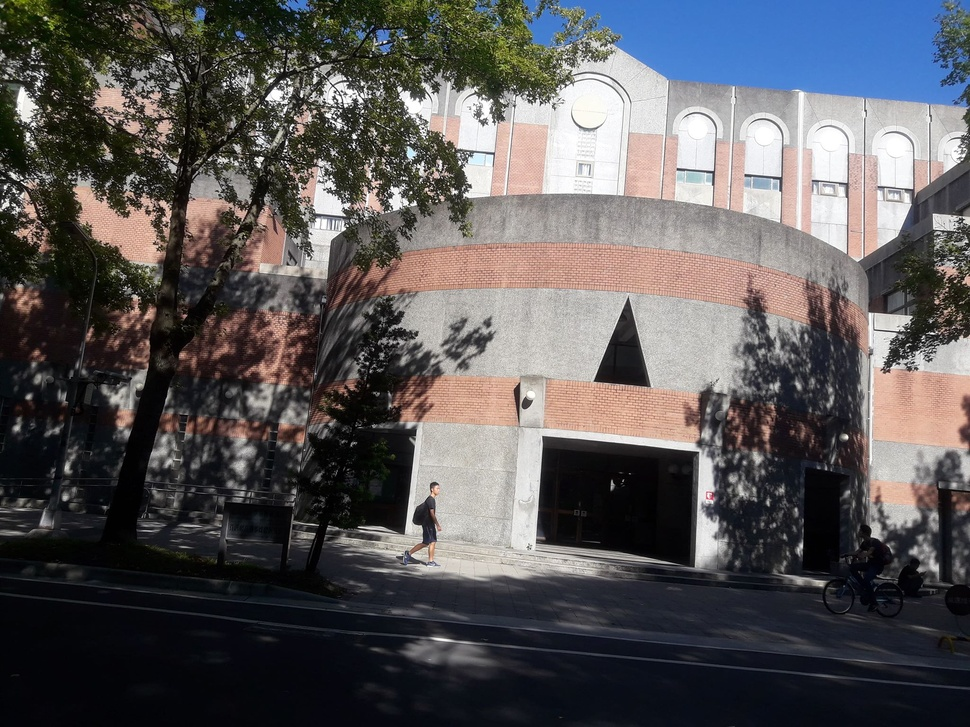
#> input picture hw1/input.jpg, 970 x 727 px, shrunk from 2048 x 1536 before the run
$ python hw1.py   (older library calls are emulated)
#> lines starting #> are read from the running program, lines starting #| are printed output that depends on the picture

# coding: utf-8

# In[4]:


import numpy as np
from matplotlib import pyplot as plt
from PIL import Image, ImageDraw, ImageFont

import cv2


def sobel_edge_detect(img):
    sobelx = cv2.Sobel(img, cv2.CV_16S, 1, 0, ksize=3)  # x
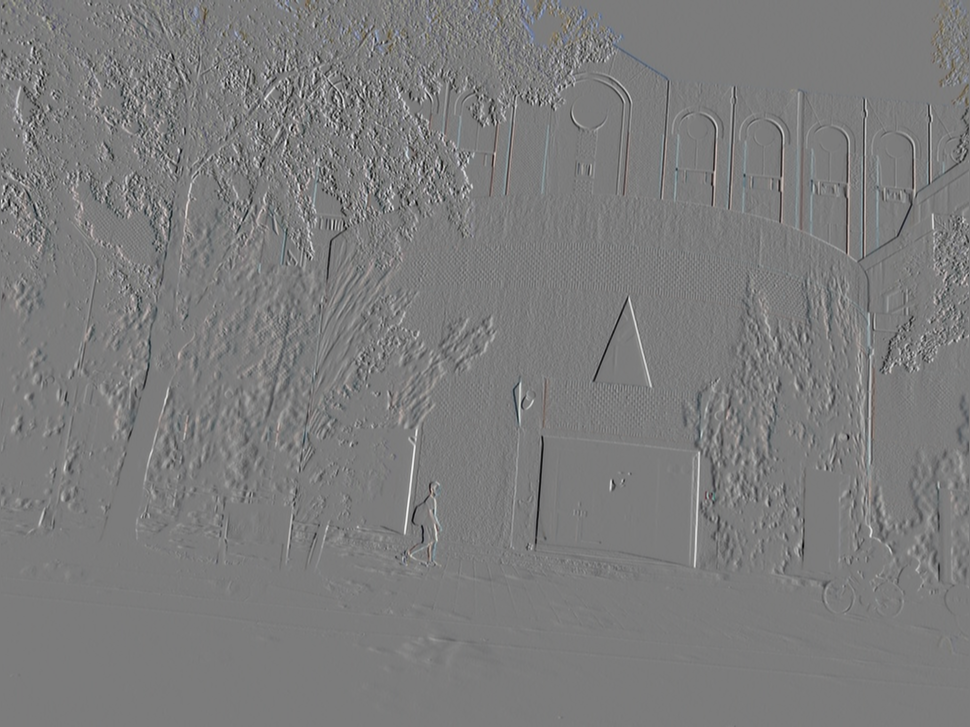
#> sobelx: shape (727, 970, 3) int16; mean R, G, B 0.4, 0.4, 0.4; drawn with min black and max white
    sobely = cv2.Sobel(img, cv2.CV_16S, 0, 1, ksize=3)  # y
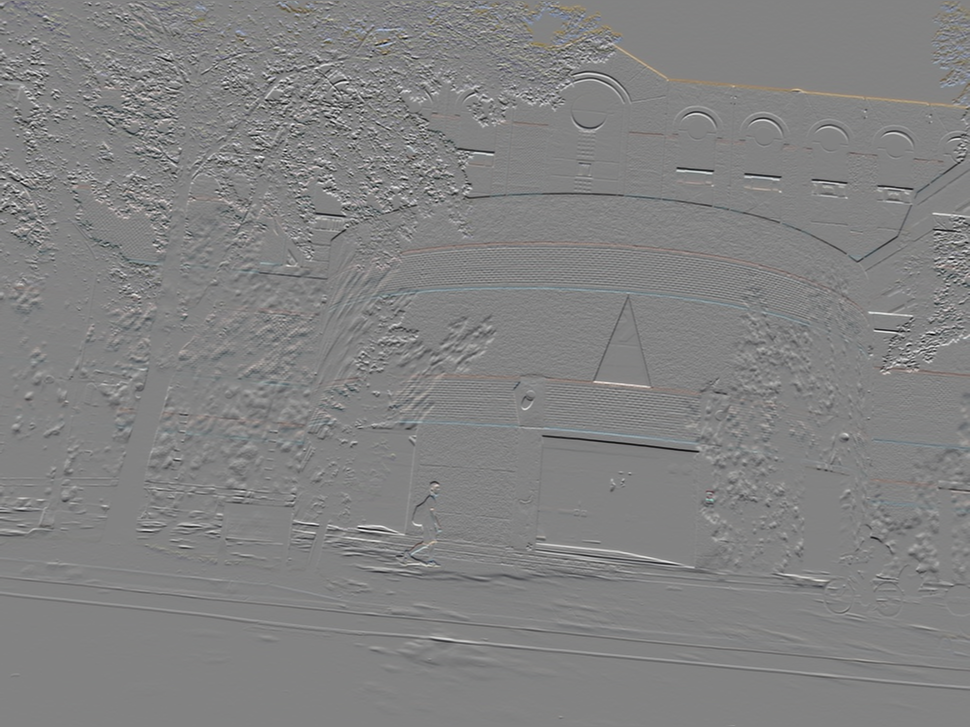
#> sobely: shape (727, 970, 3) int16; mean R, G, B -0.5, -0.8, -1; drawn with min black and max white
    absX = cv2.convertScaleAbs(sobelx)
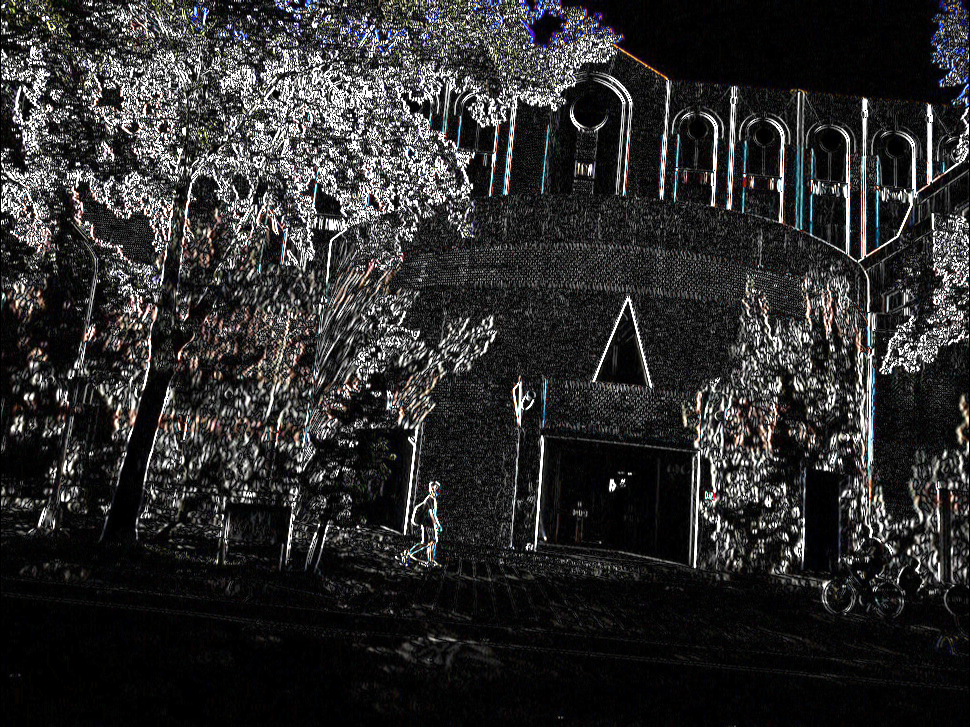
#> absX: shape (727, 970, 3); mean R, G, B 45.2, 44.7, 44.8
    absY = cv2.convertScaleAbs(sobely)
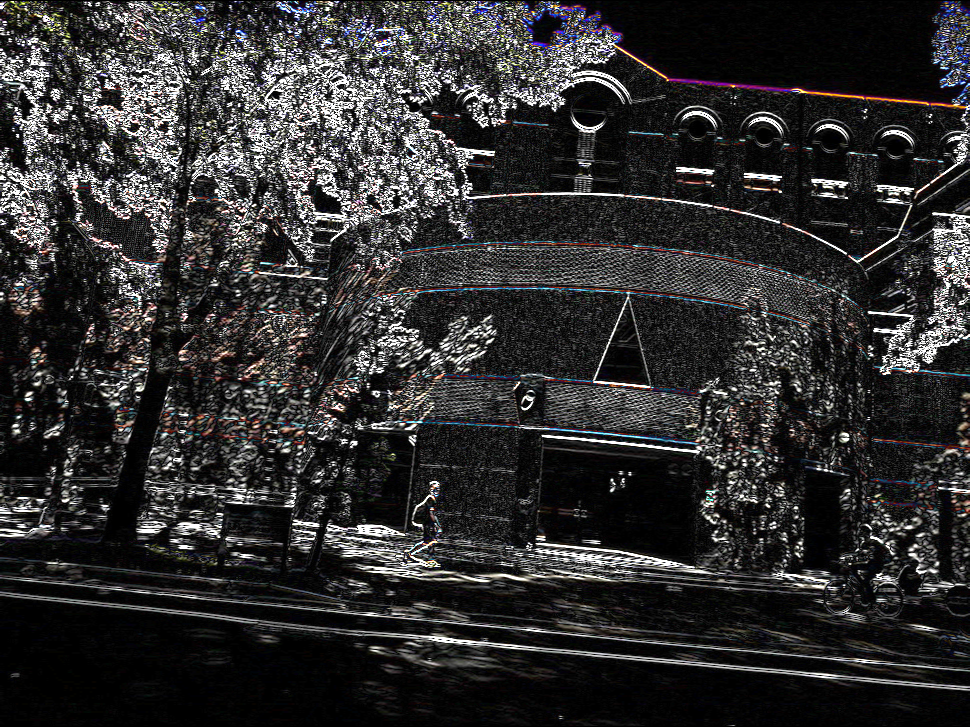
#> absY: shape (727, 970, 3); mean R, G, B 48.2, 47.4, 47.6
    return cv2.addWeighted(absX, 0.5, absY, 0.5, 0)
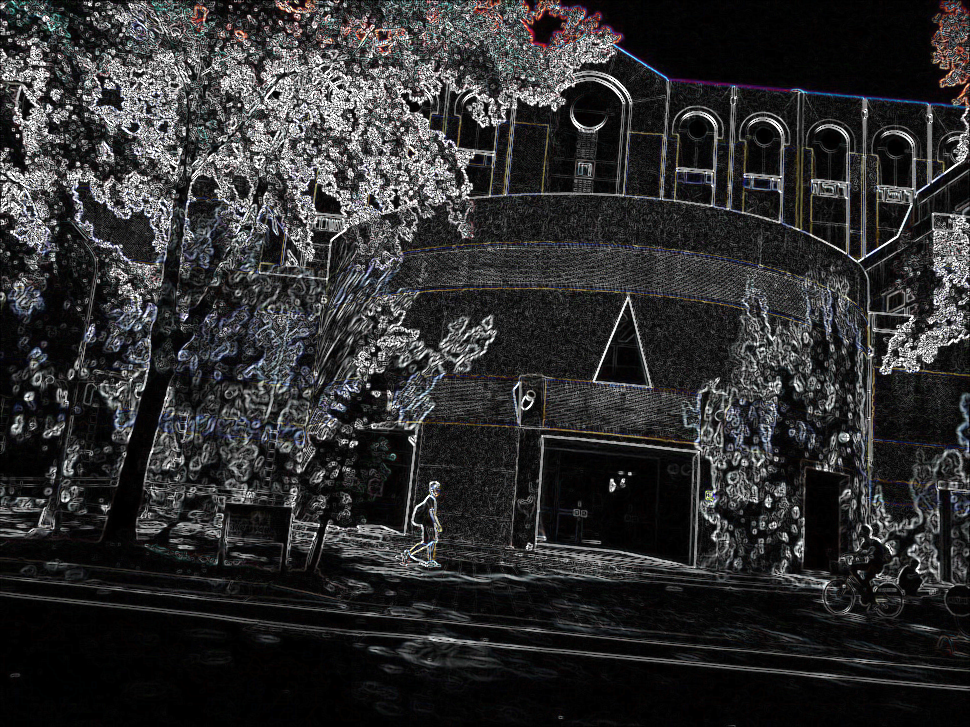
#> returned value: shape (727, 970, 3); mean of channels 0, 1, 2 46.7, 46, 46.2; drawn as B, G, R


def add_text_to_img(img):
    pil_img = Image.fromarray(img)
    font = ImageFont.truetype('Arial.ttf', 12)
    draw = ImageDraw.Draw(pil_img)
    draw.text((10, img.shape[0] - 100), "R07944033", (255, 255, 255), font=font)
    return np.asarray(pil_img)


if __name__ == '__main__':
    # Question 1
    img = cv2.cvtColor(cv2.imread('input.jpg'), cv2.COLOR_BGR2RGB)
    fig = plt.figure(figsize=(10, 5))
    plt.subplot(121)
    plt.imshow(img)
    plt.title('Input'), plt.xticks([]), plt.yticks([])

    # Question 2
    dst = sobel_edge_detect(img)

    # Quesion 3
    dst = add_text_to_img(dst)
    plt.subplot(122)
    plt.imshow(dst, cmap='gray')
    plt.title('Output'), plt.xticks([]), plt.yticks([])
    plt.show()

    # Question 4
    Image.fromarray(dst).save("output.png")
